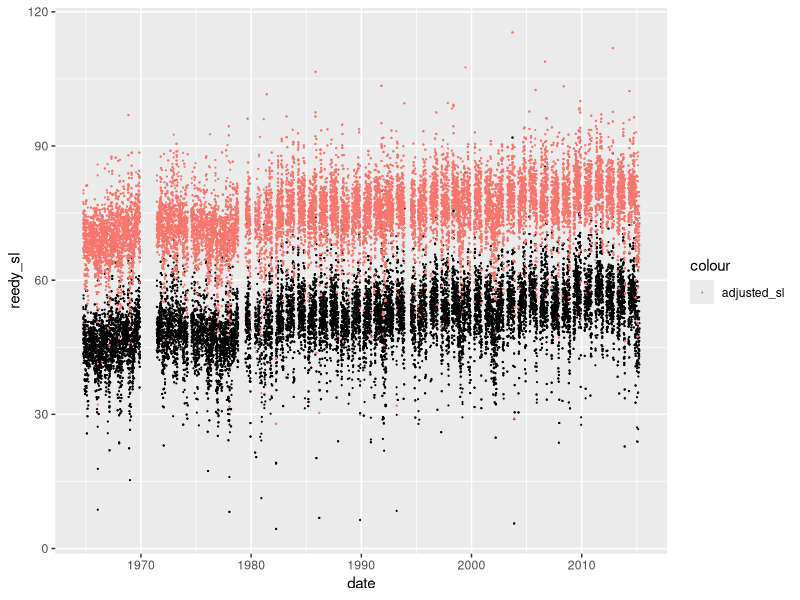
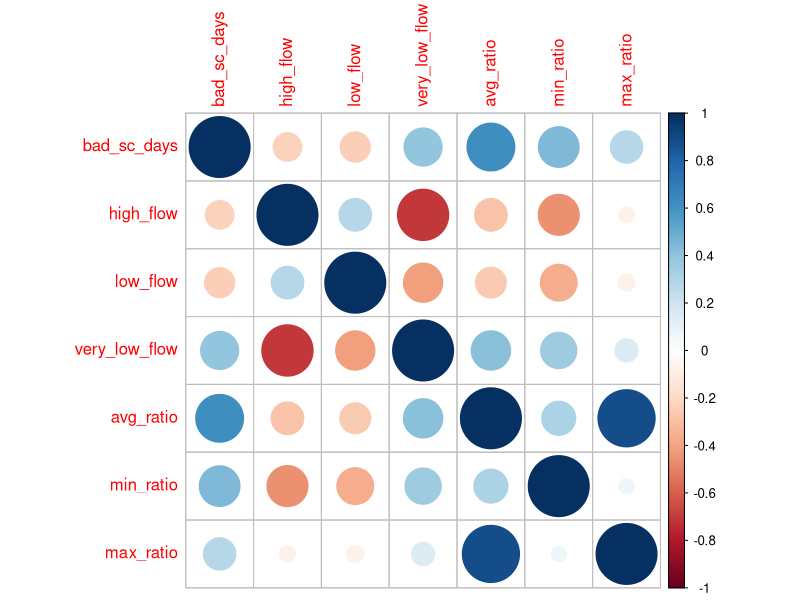

These figures' R source, in order: (Note: this script raises an error after producing the figures.)
library(data.table)
library(dplyr)
library(caret)
library(ggplot2)


################################################################################################################################################
################################################################################################################################################
### DATA PREPARATION
################################################################################################################################################
################################################################################################################################################

df = fread('../data/processed/training_data.csv')
df = df[!is.na(df$mean_sc),]
df = df[!is.na(df$reedy_sl),]
df$date = as.Date(df$date)


df <- df %>% filter(location != 'reedy') %>%
            mutate(inflow = inflow/0.0283168,
                    above_1000 = ifelse(mean_sc > 1120, 1, 0),
                    year = year(date),
                    month = month(date),
                    half = ifelse(month <= 6, 1,2),
                   adjusted_sl := reedy_sl + 23.5,
                   ratio = reedy_sl / inflow,
                   rise_ratio = adjusted_sl / inflow)
                  

df = as.data.table(df)



#che_bfb[, adjusted_sl := (reedy_sl- 49.229 + 2.79 + 23.5)]
#che_bfb[, reedy_sl := (reedy_sl- 49.229)]
#che_bfb[, assumed_sl_rise := (51-years_to_2060)*AVG_YRLY_RISE]
#che_bfb[, bad_sc := ifelse(above_1000 == 1, 0, -1000)]
#che_bfb[, ratio := 10000*reedy_sl / inflow]
#che_bfb[, ratio2 := 10000*adjusted_sl / inflow]

# thresholds obtained via summary stats
df[, inflow_type := ifelse(inflow < 3800, 'low_flow', 
                                ifelse( (inflow >= 3800 & inflow < 8300), 'med_flow', 'high_flow'))]
df[, very_low_flow := ifelse(inflow_type == 'low_flow', 1, 0)]
df[, low_flow := ifelse(inflow_type == 'med_flow', 1, 0)]
df[, high_flow := ifelse(inflow_type == 'high_flow', 1, 0)]
#che_bfb = che_bfb[inflow > 1 & ratio > -500]

# visualize adjusted sea levels
ggplot(df, aes(x = date, y = reedy_sl))+
  geom_point(size = .1)+
  geom_point(aes(y = adjusted_sl, color = 'adjusted_sl'), size = .1)


agged_df <- df[, c('inflow', 'mean_sc', 'reedy_sl', 'above_1000', 'location',
                          'year', 'half', 'ratio', 'very_low_flow', 'low_flow', 'high_flow')] %>%
  group_by(year, half, location) %>%
  summarise(bad_sc_days = sum(above_1000),
            high_flow = sum(high_flow),
            low_flow = sum(low_flow),
            very_low_flow = sum(very_low_flow),
            avg_ratio = mean(ratio),
            max_ratio = max(ratio),
            min_ratio = min(ratio),
            problem_year_10 = ifelse(bad_sc_days >= 10, 'salty', 'fresh'))

####
library(corrplot)
corr_mat = cor(agged_df[, c('bad_sc_days', 'high_flow', 'low_flow', 'very_low_flow', 'avg_ratio', 'min_ratio', 'max_ratio')])
corrplot(corr_mat)
# as high flow goes up, bad sc_days go down (makes sense)
# as low flow goes up, bad sc_days go down (does not make sense)
# as very low flow goes up, bad sc_days go up (makes sense)
# as very avg_ratio goes up, bad sc_days go up (makes sense)
# as very min_ratio goes up, bad sc_days go up (makes sense)
# as very max_ratio goes up, bad sc_days go up (makes sense)


# NORMALIZE THE RAW DATA # normalize data (TODO FIXME, leaving data unscaled for now)
library(scales)
selected_vars = agged_df[, c('problem_year_10', 'problem_year_20', 'high_flow', 'very_low_flow', 'avg_ratio', 'max_ratio', 'min_ratio', 'half', 'year', 'location')]


#selected_vars$high_flow = as.numeric(scale(selected_vars$high_flow))
##selected_vars$very_low_flow = as.numeric(scale(selected_vars$very_low_flow))
#selected_vars$avg_ratio = as.numeric(scale(selected_vars$avg_ratio))
#selected_vars$max_ratio = as.numeric(scale(selected_vars$max_ratio))
#selected_vars$min_ratio = as.numeric(scale(selected_vars$min_ratio))

selected_vars$problem_year_10 = as.factor(selected_vars$problem_year_10)


# my tuneGrid object:
tgrid <- expand.grid(
  mtry = c(1,2,3,4,5),
  splitrule = c("gini"),
  min.node.size = c(1, 2,3,4)
)


years = unique(selected_vars$year)
train_years = sample(years, size = .75*length(years))
test_years = setdiff(years, train_years)


train <- selected_vars[selected_vars$year %in% train_years,]
test  <- selected_vars[selected_vars$year %in% test_years,]



model_caret_10 <- train(problem_year_10 ~ high_flow  + very_low_flow + avg_ratio+ max_ratio + min_ratio,
                     data = train,
                     method = "ranger",
                     trControl = trainControl(method="cv", number = 5, verboseIter = T, classProbs = T),
                     tuneGrid = tgrid,
                     importance = 'impurity' #permutation
)




plot(varImp(model_caret_10))


# TEST MODELS ON HOLDOUT DATA -- Good results indicate the model can be "trusted" when predicting on new data



#BFB CTRL 10: 23 fresh predictions, 100% accuracy
probsTest <- predict(model_caret_10, test %>% filter(location == 'del_bfb'), type = "prob")
threshold <- 0.4
bfb_ctrl_10  <- factor( ifelse(probsTest[, "salty"] > threshold, "salty", "fresh") )
table(bfb_ctrl_10)
bfb = test %>% filter(location == 'del_bfb')
confusionMatrix(bfb_ctrl_10, bfb$problem_year_10)

#CHESTER CTRL 10: 24 fresh, 7 salty, 94% overall accuracy, 86% positive accuracy (weak trust factor)
probsTest <- predict(model_caret_10, test %>% filter(location == 'schu_chester'), type = "prob")
threshold <- 0.4
chester_ctrl_10  <- factor( ifelse(probsTest[, "salty"] > threshold, "salty", "fresh") )
table(chester_ctrl_10)
che = test %>% filter(location == 'schu_chester')

table(che$problem_year_10)
confusionMatrix(chester_ctrl_10, che$problem_year_10)



## RETRAIN ON FULL HISTORICAL DATA 

tgrid <- expand.grid(
  mtry = 3,
  splitrule = c("gini"),
  min.node.size = c(2)
)

final_mod <- train(problem_year_10 ~ high_flow  + very_low_flow+ avg_ratio+ max_ratio + min_ratio,
                        data = selected_vars,
                        method = "ranger",
                        trControl = trainControl(method="cv", number = 5, verboseIter = T, classProbs = T),
                        tuneGrid = tgrid,
                        importance = 'impurity' #permutation
)


plot(varImp(final_mod))


# ADJUST DATA TO INCLUDE SL RISE (MAKING SYNTHETIC "FUTURE" DATA)

# when sea levels rise the ratio of sl to inflow will INCREASE
# average_ratio will increase, max ratio will increase and min ratio will increase


agged_df2 <- as.data.table(df[, c('inflow', 'mean_sc', 'adjusted_sl', 'above_1000', 'location',
                           'year', 'half', 'rise_ratio', 'very_low_flow', 'low_flow', 'high_flow')] %>%
                             group_by(year, half, location) %>%
                             summarise(bad_sc_days = sum(above_1000),
                                       high_flow = sum(high_flow),
                                       low_flow = sum(low_flow),
                                       very_low_flow = sum(very_low_flow),
                                       avg_ratio = mean(rise_ratio),
                                       max_ratio = max(rise_ratio),
                                       min_ratio = min(rise_ratio),
                                       problem_year_10 = ifelse(bad_sc_days >= 10, 'salty', 'fresh'))
  )
agged_df2$problem_year_10 = as.factor(agged_df2$problem_year_10)


# normalize data (TODO FIXME, leaving data unscaled for now)

selected_vars2 = agged_df2[, c('problem_year_10', 'high_flow', 'very_low_flow', 'avg_ratio', 'max_ratio', 'min_ratio', 'half', 'year', 'location')]



# historically, chester had 21 years with predicted 10 or more days above threshold
# historically, bfb had 0 years with predicted 10 or more days above threshold
agged_df %>% group_by(location) %>% summarise(salty_days = sum(ifelse(problem_year_10 == 'salty', 1, 0)))

# use the trained model to predict on all of the synthetic future data


#BFB VAR 10: 98 fresh predictions -> no change due to SL rise
probsTest <- predict(final_mod, selected_vars2 %>% filter(location == 'del_bfb'), type = "prob")
threshold <- 0.4
bfb_var_10  <- factor( ifelse(probsTest[, "salty"] > threshold, "salty", "fresh") )
table(bfb_var_10)


#CHESTER VAR 10: 77 fresh, 21 salty BECOMES  53 fresh, 42 salty -> 100% increase in number of years with 10+ salty days
probsTest <- predict(final_mod, selected_vars2 %>% filter(location == 'schu_chester'), type = "prob")
threshold <- 0.3
chester_var_10  <- factor( ifelse(probsTest[, "salty"] > threshold, "salty", "fresh") )
table(chester_var_10)

chester_df = as.data.table(selected_vars2 %>% filter(location == 'schu_chester'))
chester_df$predicted_salty = probsTest$salty
chester_df[, prediction := ifelse(predicted_salty > .3, 1, 0)]

over = chester_df[prediction == 1]

length(unique(over$year))












